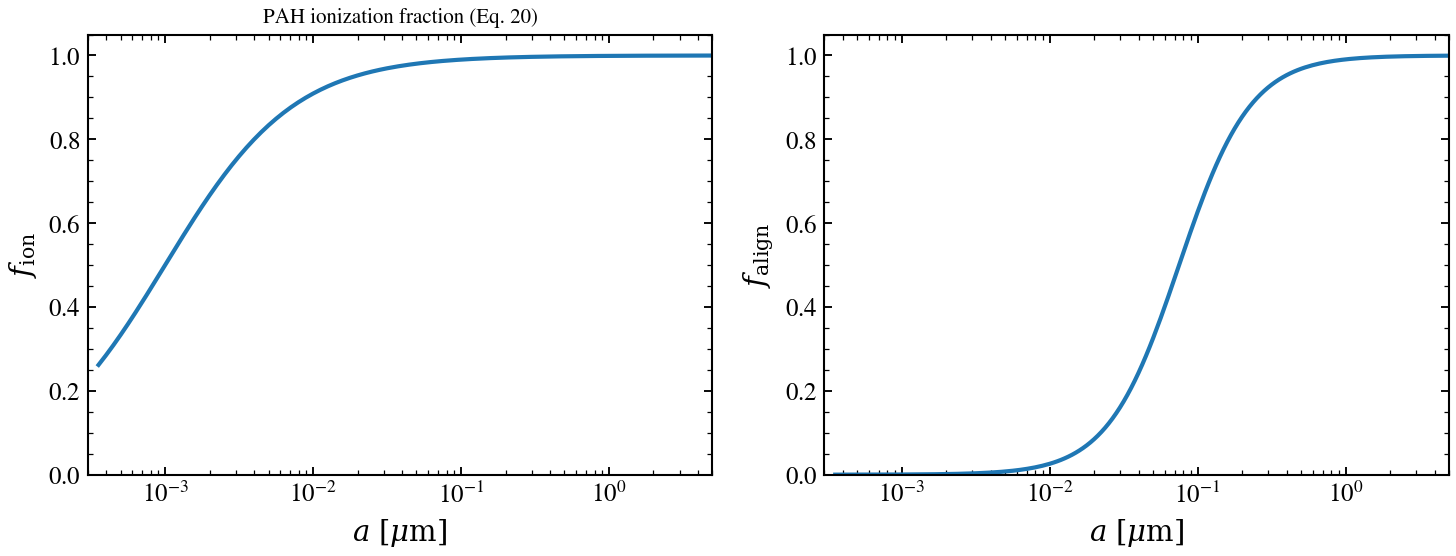

Recreate this plot in Python.
r"""
Astrodust+PAH ionization fraction and alignment
===============================================

Ionization fraction and alignment efficiency versus grain size for the
Hensley & Draine 2023 fiducial size distribution.
"""

import warnings

import h5py
import matplotlib.pyplot as plt
import numpy as np

from tengri import data_path
from tengri.analysis.plotting import setup_style

setup_style()
warnings.filterwarnings("ignore", message=".*BakedInBackend.*")
warnings.filterwarnings("ignore", message=".*deprecated.*")

with h5py.File(data_path("astrodust_templates.h5"), "r") as f:
    size_dist = np.asarray(f["size_distribution"])

rad_um = size_dist[:, 0]
f_ion = size_dist[:, 3]
f_align = size_dist[:, 4]

fig, (ax1, ax2) = plt.subplots(1, 2, figsize=(10, 4))
for ax, y, lab in (
    (ax1, f_ion, r"$f_{\rm ion}$"),
    (ax2, f_align, r"$f_{\rm align}$"),
):
    ax.plot(rad_um, y, lw=2, color="#1f77b4")
    ax.set(
        xscale="log",
        xlabel=r"$a\ [\mu\mathrm{m}]$",
        ylabel=lab,
        xlim=(3.0e-4, 5.0),
        ylim=(0.0, 1.05),
    )

ax1.set_title("PAH ionization fraction (Eq. 20)", fontsize=10)
fig.tight_layout()
fig.savefig("plot_astrodust_hd23_05_ionization_alignment.png", dpi=150, bbox_inches="tight")
